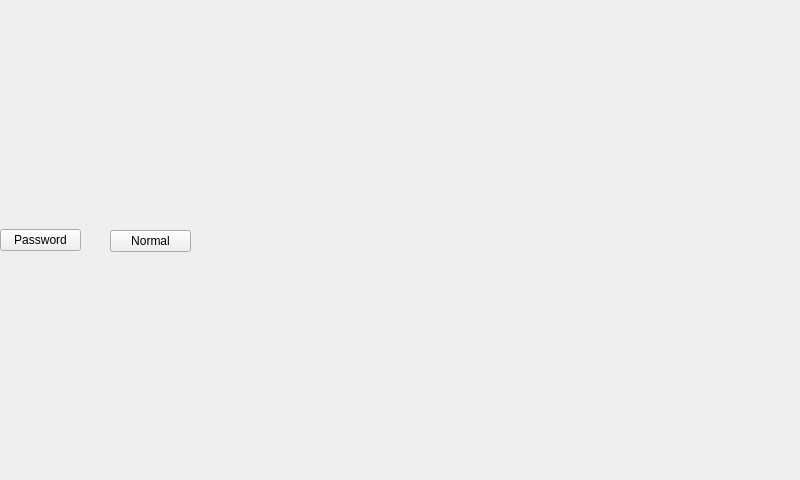
<?xml version="1.0" encoding="UTF-8"?>
<ui version="4.0">
 <class>MainWindow</class>
 <widget class="QMainWindow" name="MainWindow">
  <property name="geometry">
   <rect>
    <x>0</x>
    <y>0</y>
    <width>800</width>
    <height>480</height>
   </rect>
  </property>
  <property name="sizePolicy">
   <sizepolicy hsizetype="Fixed" vsizetype="Fixed">
    <horstretch>0</horstretch>
    <verstretch>0</verstretch>
   </sizepolicy>
  </property>
  <property name="minimumSize">
   <size>
    <width>800</width>
    <height>400</height>
   </size>
  </property>
  <property name="windowTitle">
   <string>KTEST</string>
  </property>
  <property name="styleSheet">
   <string notr="true">#comErrorLabel, #ds0ErrorLabel, #ds1ErrorLabel, #ds2ErrorLabel, #ds3ErrorLabel, #plt1ErrorLabel , #plt2ErrorLabel, #plt3ErrorLabel, #fanSpeedErrorLabel, #refrigeratorErrorLabel, #shtError, #waterErrorLabel, #filterErrorLabel {border: 0px; border-radius: 5px; margin: 1px; background-color: red; color: white;}</string>
  </property>
  <widget class="QWidget" name="centralwidget">
   <widget class="QPushButton" name="pushButton">
    <property name="geometry">
     <rect>
      <x>0</x>
      <y>229</y>
      <width>81</width>
      <height>22</height>
     </rect>
    </property>
    <property name="text">
     <string>Password</string>
    </property>
   </widget>
   <widget class="QPushButton" name="pushButton_2">
    <property name="geometry">
     <rect>
      <x>110</x>
      <y>230</y>
      <width>81</width>
      <height>22</height>
     </rect>
    </property>
    <property name="text">
     <string>Normal</string>
    </property>
   </widget>
  </widget>
 </widget>
 <resources/>
 <connections/>
</ui>
